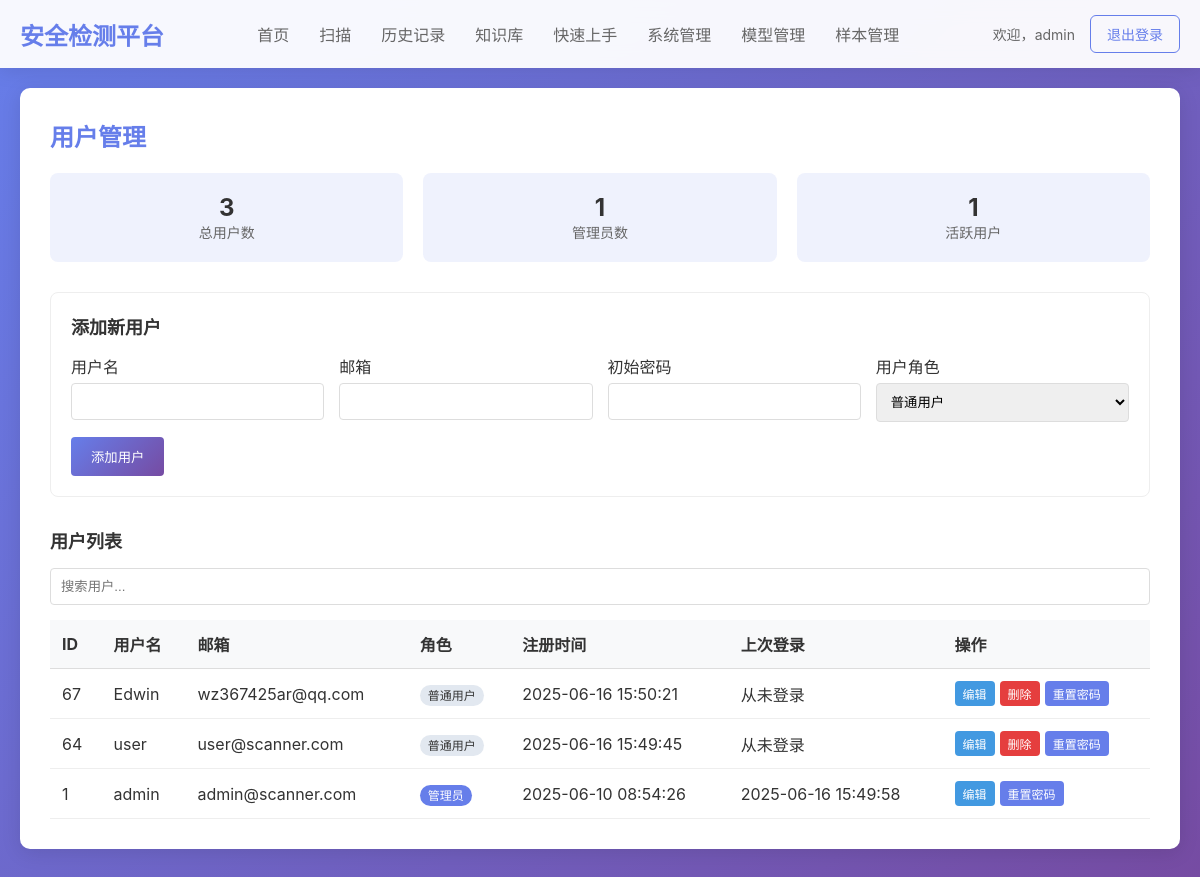
/admin/users (signed in), run on an earlier commit of the app's database.
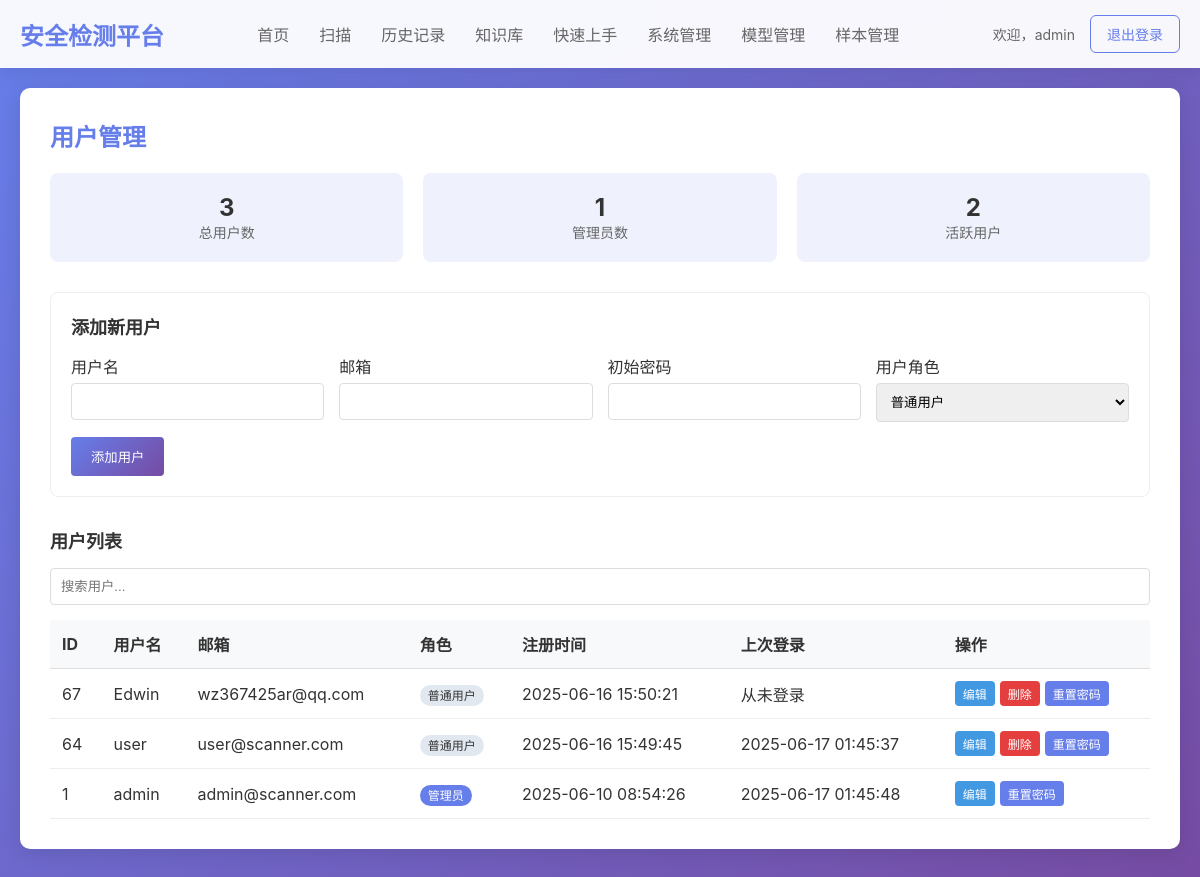
And on a later commit of the database.
### tables this page shows
CREATE TABLE users (
            id INTEGER PRIMARY KEY AUTOINCREMENT,
            username TEXT UNIQUE NOT NULL,
            email TEXT UNIQUE NOT NULL,
            password_hash TEXT NOT NULL,
            role TEXT DEFAULT 'user',
            created_at TIMESTAMP DEFAULT CURRENT_TIMESTAMP,
            last_login TIMESTAMP
        );

### app/routes/admin.py (the view)
@admin_bp.route('/users')
@admin_required
def user_management():
    conn = sqlite3.connect(Config.DATABASE_PATH)
    conn.row_factory = sqlite3.Row
    cursor = conn.cursor()
    cursor.execute('SELECT * FROM users ORDER BY created_at DESC')
    users = cursor.fetchall()
    cursor.execute('SELECT COUNT(*) FROM users')
    total_users = cursor.fetchone()[0]
    cursor.execute('SELECT COUNT(*) FROM users WHERE role = "admin"')
    admin_count = cursor.fetchone()[0]
    thirty_days_ago = datetime.now() - timedelta(days=30)
    cursor.execute('SELECT COUNT(*) FROM users WHERE last_login > ?',
                  (thirty_days_ago.strftime('%Y-%m-%d %H:%M:%S'),))
    active_users = cursor.fetchone()[0]
    conn.close()
    return render_template('user_management.html',
                          users=users,
                          total_users=total_users,
                          admin_count=admin_count,
                          active_users=active_users)

### app/utils/__init__.py (called while the page is built)
def admin_required(view):
    @wraps(view)
    def wrapped_view(*args, **kwargs):
        if 'user_id' not in session:
            flash('请先登录', 'error')
            return redirect(url_for('auth.login'))
        if session.get('role') != 'admin':
            flash('需要管理员权限', 'error')
            return redirect(url_for('user.index'))
        return view(*args, **kwargs)
    return wrapped_view

### app/templates/user_management.html (shortened to what this page needs)
{% extends "base.html" %}
{% block content %}
<div class="user-management-container" style="background: white; padding: 30px; border-radius: 10px; box-shadow: 0 4px 20px rgba(0,0,0,0.1); margin-bottom: 30px;">
    <h2 style="margin-bottom: 20px; color: #667eea;">用户管理</h2>
    <div style="display: flex; gap: 20px; margin-bottom: 30px; flex-wrap: wrap;">
        <div style="background: rgba(102, 126, 234, 0.1); padding: 20px; border-radius: 8px; min-width: 150px; text-align: center; flex: 1;">
            <div style="font-size: 24px; font-weight: bold;">{{ total_users }}</div>
            <div style="color: #666; font-size: 14px;">总用户数</div>
        </div>
        <div style="background: rgba(102, 126, 234, 0.1); padding: 20px; border-radius: 8px; min-width: 150px; text-align: center; flex: 1;">
            <div style="font-size: 24px; font-weight: bold;">{{ admin_count }}</div>
            <div style="color: #666; font-size: 14px;">管理员数</div>
        </div>
        <div style="background: rgba(102, 126, 234, 0.1); padding: 20px; border-radius: 8px; min-width: 150px; text-align: center; flex: 1;">
            <div style="font-size: 24px; font-weight: bold;">{{ active_users }}</div>
            <div style="color: #666; font-size: 14px;">活跃用户</div>
        </div>
    </div>
    <div style="margin-bottom: 30px; padding: 20px; border: 1px solid #eee; border-radius: 8px;">
        <h3 style="margin-bottom: 15px; font-size: 18px;">添加新用户</h3>
        <form method="POST" action="{{ url_for('admin.add_user') }}">
            <div style="display: grid; grid-template-columns: repeat(auto-fit, minmax(200px, 1fr)); gap: 15px; margin-bottom: 15px;">
                <div>
                    <label style="display: block; margin-bottom: 5px; font-weight: 500;">用户名</label>
                    <input type="text" name="username" required style="width: 100%; padding: 10px; border: 1px solid #ddd; border-radius: 4px;">
                </div>
                <div>
                    <label style="display: block; margin-bottom: 5px; font-weight: 500;">邮箱</label>
                    <input type="email" name="email" required style="width: 100%; padding: 10px; border: 1px solid #ddd; border-radius: 4px;">
                </div>
                <div>
                    <label style="display: block; margin-bottom: 5px; font-weight: 500;">初始密码</label>
                    <input type="password" name="password" required style="width: 100%; padding: 10px; border: 1px solid #ddd; border-radius: 4px;">
                </div>
                <div>
                    <label style="display: block; margin-bottom: 5px; font-weight: 500;">用户角色</label>
                    <select name="role" style="width: 100%; padding: 10px; border: 1px solid #ddd; border-radius: 4px;">
                        <option value="user">普通用户</option>
                    </select>
                </div>
            </div>
            <button type="submit" style="background: linear-gradient(135deg, #667eea 0%, #764ba2 100%); color: white; padding: 10px 20px; border: none; border-radius: 4px; cursor: pointer;">添加用户</button>
        </form>
    </div>
    <div>
        <h3 style="margin-bottom: 15px; font-size: 18px;">用户列表</h3>
        <div style="margin-bottom: 15px;">
            <input type="text" id="userSearchInput" placeholder="搜索用户..." style="width: 100%; padding: 10px; border: 1px solid #ddd; border-radius: 4px;" onkeyup="filterUsers()">
        </div>
        <div style="overflow-x: auto;">
            <table style="width: 100%; border-collapse: collapse; text-align: left;" id="userTable">
                <thead>
                    <tr style="background: #f8f9fa;">
                        <th style="padding: 12px; border-bottom: 1px solid #ddd;">ID</th>
                        <th style="padding: 12px; border-bottom: 1px solid #ddd;">用户名</th>
                        <th style="padding: 12px; border-bottom: 1px solid #ddd;">邮箱</th>
                        <th style="padding: 12px; border-bottom: 1px solid #ddd;">角色</th>
                        <th style="padding: 12px; border-bottom: 1px solid #ddd;">注册时间</th>
                        <th style="padding: 12px; border-bottom: 1px solid #ddd;">上次登录</th>
                        <th style="padding: 12px; border-bottom: 1px solid #ddd;">操作</th>
                    </tr>
                </thead>
                <tbody>
                    {% for user in users %}
                    <tr>
                        <td style="padding: 12px; border-bottom: 1px solid #eee;">{{ user.id }}</td>
                        <td style="padding: 12px; border-bottom: 1px solid #eee;">{{ user.username }}</td>
                        <td style="padding: 12px; border-bottom: 1px solid #eee;">{{ user.email }}</td>
                        <td style="padding: 12px; border-bottom: 1px solid #eee;">
                            {% if user.role == 'admin' %}
                            <span style="background: #667eea; color: white; padding: 3px 8px; border-radius: 12px; font-size: 12px;">管理员</span>
                            {% else %}
                            <span style="background: #e2e8f0; color: #333; padding: 3px 8px; border-radius: 12px; font-size: 12px;">普通用户</span>
                            {% endif %}
                        </td>
                        <td style="padding: 12px; border-bottom: 1px solid #eee;">{{ user.created_at }}</td>
                        <td style="padding: 12px; border-bottom: 1px solid #eee;">{{ user.last_login or '从未登录' }}</td>
                        <td style="padding: 12px; border-bottom: 1px solid #eee;">
                            <div style="display: flex; gap: 5px;">
                                <a href="{{ url_for('admin.edit_user', user_id=user.id) }}" style="text-decoration: none; background: #4299e1; color: white; padding: 4px 8px; border-radius: 4px; font-size: 12px;">编辑</a>
                                {% if user.username != 'admin' %}
                                <form method="POST" action="{{ url_for('admin.delete_user', user_id=user.id) }}" onsubmit="return confirm('确定要删除此用户吗？');">
                                    <button type="submit" style="background: #e53e3e; color: white; border: none; padding: 4px 8px; border-radius: 4px; cursor: pointer; font-size: 12px;">删除</button>
                                </form>
                                {% endif %}
                                <form method="POST" action="{{ url_for('admin.reset_password', user_id=user.id) }}">
                                    <button type="submit" style="background: #667eea; color: white; border: none; padding: 4px 8px; border-radius: 4px; cursor: pointer; font-size: 12px;">重置密码</button>
                                </form>
                            </div>
                        </td>
                    </tr>
                    {% endfor %}
                </tbody>
            </table>
        </div>
    </div>
</div>
{% endblock %}

### app/templates/base.html (shortened to what this page needs)
<!DOCTYPE html>
<html lang="zh-CN">
<head>
</head>
<body>
    {% if session.user_id %}
    <nav class="navbar">
        <div class="navbar-content">
            <a href="{{ url_for('user.index') }}" class="logo">安全检测平台</a>
            <ul class="nav-links">
                <li><a href="{{ url_for('user.index') }}" {% if request.path == '/' %}class="active"{% endif %}>首页</a></li>
                <li><a href="{{ url_for('scan.scan') }}" {% if request.path == '/scan' %}class="active"{% endif %}>扫描</a></li>
                <li><a href="{{ url_for('user.history') }}" {% if request.path == '/history' %}class="active"{% endif %}>历史记录</a></li>
                <li><a href="{{ url_for('user.knowledge') }}" {% if request.path == '/knowledge' %}class="active"{% endif %}>知识库</a></li>
                <li><a href="{{ url_for('user.guide') }}" {% if request.path == '/guide' %}class="active"{% endif %}>快速上手</a></li>
                {% if session.role == 'admin' %}
                <li><a href="{{ url_for('admin.admin') }}" class="{% if request.endpoint == 'admin' %}active{% endif %}">系统管理</a></li>
                <li><a href="{{ url_for('admin.model_management') }}" class="{% if request.endpoint == 'model_management' %}active{% endif %}">模型管理</a></li>
                <li><a href="{{ url_for('admin.sample_management') }}" class="{% if request.endpoint == 'sample_management' %}active{% endif %}">样本管理</a></li>
                {% endif %}
            </ul>
            <div class="user-menu">
                <span class="user-info">欢迎，{{ session.username }}</span>
                <a href="{{ url_for('auth.logout') }}" class="btn btn-outline">退出登录</a>
            </div>
        </div>
    </nav>
    {% endif %}
    <div class="container">
        {% block content %}{% endblock %}
    </div>
</body>
</html>

### app/templates/base.html (style rules this page uses)
* { margin: 0; padding: 0; box-sizing: border-box; }
body { font-family: 'Microsoft YaHei', -apple-system, BlinkMacSystemFont, 'Segoe UI', sans-serif; background: linear-gradient(135deg, #667eea 0%, #764ba2 100%); min-height: 100vh; color: #333; }
.navbar { background: rgba(255, 255, 255, 0.95); backdrop-filter: blur(10px); padding: 15px 0; box-shadow: 0 2px 20px rgba(0,0,0,0.1); position: sticky; top: 0; z-index: 100; }
.navbar-content { max-width: 1200px; margin: 0 auto; padding: 0 20px; display: flex; justify-content: space-between; align-items: center; }
.logo { font-size: 24px; font-weight: 700; color: #667eea; text-decoration: none; }
.nav-links { display: flex; gap: 30px; list-style: none; }
.nav-links a { color: #666; text-decoration: none; font-weight: 500; transition: color 0.3s ease; }
.user-menu { display: flex; align-items: center; gap: 15px; }
.user-info { color: #666; font-size: 14px; }
.btn { padding: 8px 16px; border: none; border-radius: 6px; text-decoration: none; font-size: 14px; font-weight: 500; cursor: pointer; transition: all 0.3s ease; display: inline-block; }
.btn-outline { background: transparent; color: #667eea; border: 1px solid #667eea; }
.container { max-width: 1200px; margin: 0 auto; padding: 20px; }

What changed in the data, as far as the page shows it:
changed users "user": last_login "从未登录" → "2025-06-17 01:45:37"
changed users "admin": last_login "2025-06-16 15:49:58" → "2025-06-17 01:45:48"
Also different on the page:
{{ active_users }}: "1" → "2"
